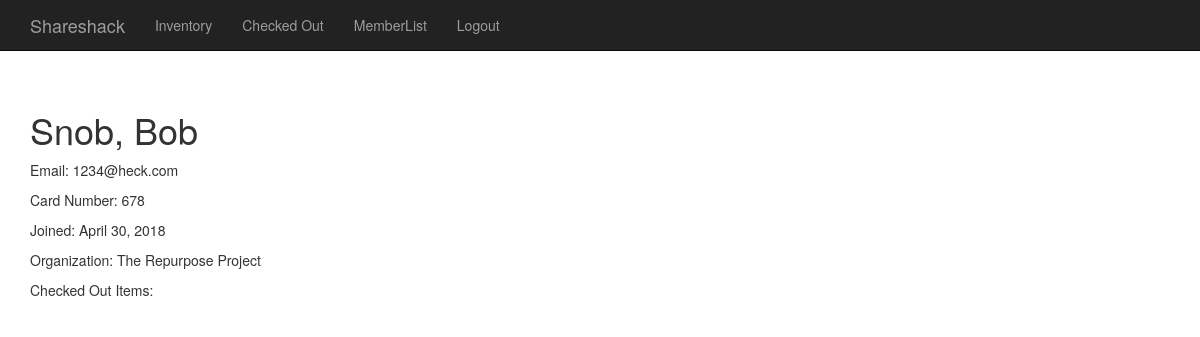
The app's page /shareShack/4/ (signed in), older data.
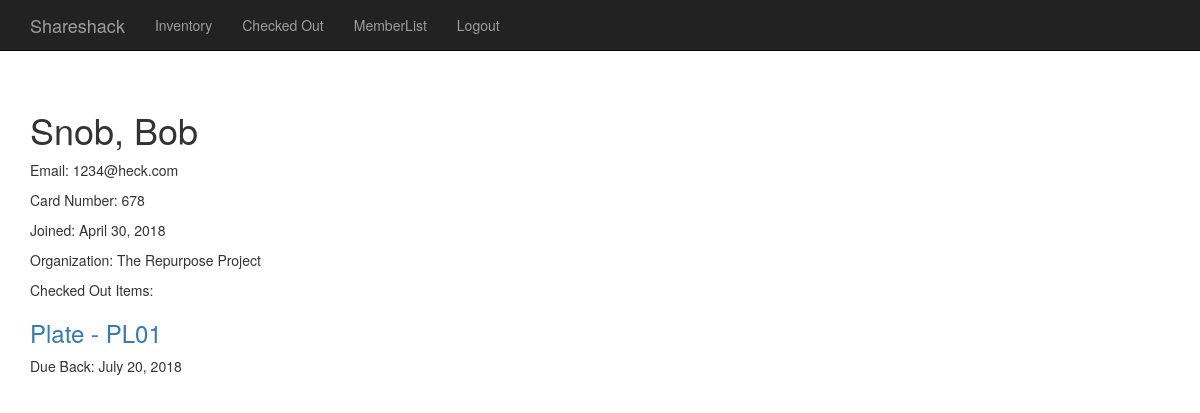
The same page, newer data.
### shareShack/models.py (models this page shows, shortened)
class Item(models.Model):
    CATERING = 'CA'
    LANDSCAPING = 'LA'
    RECREATION = 'RE'
    MAINTENANCE = 'MA'
    FURNITURE = 'FU'
    DEPARTMENT_CHOICES = (
        (CATERING, 'Catering'),
        (LANDSCAPING, 'Landscaping'),
        (RECREATION, 'Recreation'),
        (MAINTENANCE, 'Maintenance'),
        (FURNITURE, 'Furniture'),
    )
    department = models.CharField(
        max_length=2,
        choices=DEPARTMENT_CHOICES,
        default=FURNITURE,
    )
    writtenId = models.CharField("Written ID", max_length=30, unique=True)
    name = models.CharField(max_length=30)
    donor = models.CharField(max_length=30)
    date_Added = models.DateField(auto_now_add=True)
    condition = models.TextField(max_length=100, blank=True, null=True)
    in_Stock = models.BooleanField(default = True)
    checked_Out_To = models.ForeignKey(Borrower, models.SET_NULL, blank=True, null=True)
    due_Back = models.DateField(blank=True, null=True)

### shareShack/views.py (the view)
# urls.py: url(r'^(?P<borrower_id>\d+)/$', sS_views.borrower),
@login_required
def borrower(request, borrower_id):
    borrower = get_object_or_404(Borrower, pk=borrower_id)
    return render(request, 'borrower.html', { 'borrower': borrower})

### shareShack/models.py (called while the page is built)
    def __str__(self):
        return self.name

### templates/borrower.html (shortened to what this page needs)
{%extends "layout.html"%}
{% load static %}
{%block content%}
<div class="about">
    <h1>{{ borrower.last_name }}, {{borrower.first_name }}</h1>
    <p>Email: {{ borrower.email }}</p>
    <p>Card Number: {{ borrower.cardnumber }}</p>
    <p>Joined: {{ borrower.dateJoined }}</p>
    <p>Organization: {{ borrower.memberOf }}</p>
    <p>Checked Out Items:</p>
    {% for item in borrower.item_set.all %}
    <a href ="{% url 'item' item.id %}">
      <h3>{{ item.name }} - {{ item.writtenId}}</h3>
    </a>
    <p>Due Back: {{ item.due_Back }}</p>
    {% endfor %}
</div>
{%endblock%}

Row changes from the older to the newer data that the page shows:
now on this page (row edited): Item: name "Plate", writtenId "PL01", due_Back "July 20, 2018"
